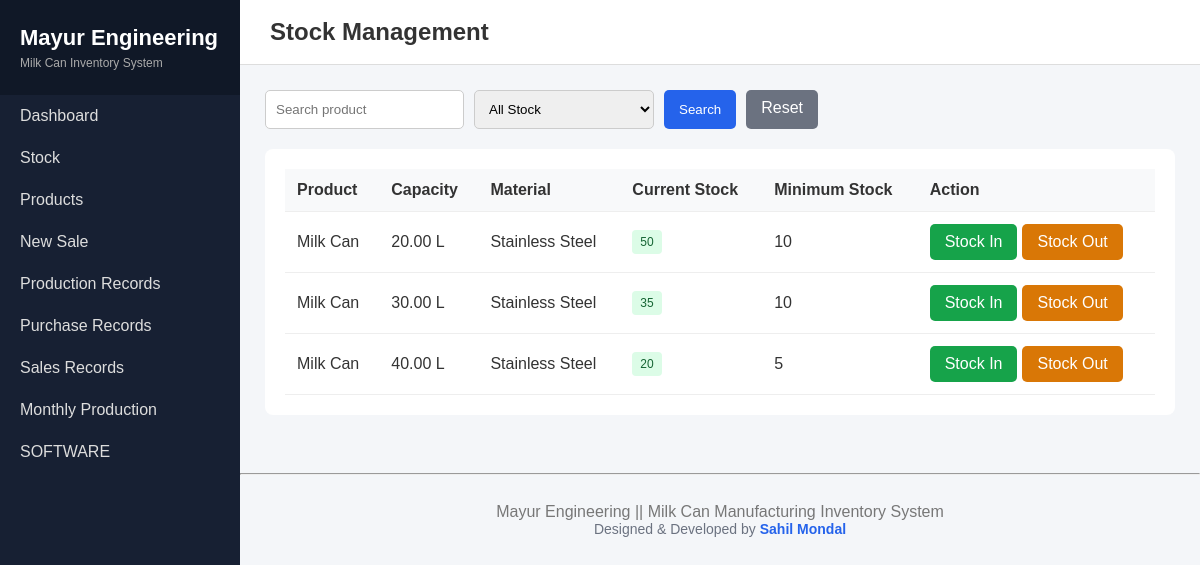
Page /milk-can-inventory/stock/index.php on the committed database.
### tables this page shows
CREATE TABLE products (
    id INT UNSIGNED AUTO_INCREMENT PRIMARY KEY,
    product_name VARCHAR(100) NOT NULL,
    capacity DECIMAL(10,2) NOT NULL,
    material VARCHAR(50) NOT NULL,
    price DECIMAL(10,2) NOT NULL DEFAULT 0.00,
    stock_quantity INT NOT NULL DEFAULT 0,
    minimum_stock INT NOT NULL DEFAULT 5,
    status TINYINT(1) NOT NULL DEFAULT 1,
    created_at TIMESTAMP DEFAULT CURRENT_TIMESTAMP,
    updated_at TIMESTAMP DEFAULT CURRENT_TIMESTAMP
        ON UPDATE CURRENT_TIMESTAMP
);

### milk-can-inventory/stock/index.php (the view, shortened to what this page needs)
<?php
require_once '../config/database.php';
$search = trim($_GET['search'] ?? '');
$sql = "
    SELECT *
    FROM products
    WHERE status = 1
";
$params = [];
$sql .= " ORDER BY capacity ASC";
$stmt = $pdo->prepare($sql);
$stmt->execute($params);
$products = $stmt->fetchAll();
include '../includes/header.php';
?>
<form class="search-form" method="GET">
    <input
        type="text"
        name="search"
        class="form-control"
        placeholder="Search product"
        value="<?= htmlspecialchars($search) ?>"
    >
    <select name="stock_status" class="form-control">
        <option value="">All Stock</option>
    </select>
    <button class="btn">
        Search
    </button>
    <a href="index.php" class="btn btn-secondary">
        Reset
    </a>
</form>
<div class="table-box">
<table>
<tr>
    <th>Product</th>
    <th>Capacity</th>
    <th>Material</th>
    <th>Current Stock</th>
    <th>Minimum Stock</th>
    <th>Action</th>
</tr>
<?php foreach ($products as $product): ?>
<tr>
    <td><?= htmlspecialchars($product['product_name']) ?></td>
    <td><?= $product['capacity'] ?> L</td>
    <td><?= htmlspecialchars($product['material']) ?></td>
    <td>
        <?php if ($product['stock_quantity'] == 0): ?>
            <span class="badge badge-danger">
                Out of Stock
            </span>
        <?php elseif ($product['stock_quantity'] <= $product['minimum_stock']): ?>
            <span class="badge badge-danger">
                <?= $product['stock_quantity'] ?>
            </span>
        <?php else: ?>
            <span class="badge badge-success">
                <?= $product['stock_quantity'] ?>
            </span>
        <?php endif; ?>
    </td>
    <td><?= $product['minimum_stock'] ?></td>
    <td>
        <div class="actions">
            <a
                href="stock_in.php?id=<?= $product['id'] ?>"
                class="btn btn-success"
            >
                Stock In
            </a>
            <a
                href="stock_out.php?id=<?= $product['id'] ?>"
                class="btn btn-warning"
            >
                Stock Out
            </a>
        </div>
    </td>
</tr>
<?php endforeach; ?>
</table>
</div>
<?php include '../includes/footer.php'; ?>

### milk-can-inventory/assets/css/style.css (style rules this page uses)
* { box-sizing: border-box; }
body { margin: 0; font-family: Arial, sans-serif; background: #f4f6f9; color: #333; }
.table-box { background: white; padding: 20px; border-radius: 8px; margin-bottom: 25px; overflow-x: auto; }
table { width: 100%; border-collapse: collapse; }
th, td { padding: 12px; border-bottom: 1px solid #eee; text-align: left; }
th { background: #f8f9fa; }
.form-control { width: 100%; padding: 10px; border: 1px solid #ccc; border-radius: 5px; }
.btn { display: inline-block; padding: 9px 15px; border: none; border-radius: 5px; text-decoration: none; cursor: pointer; color: white; background: #2563eb; }
.btn-success { background: #16a34a; }
.btn-warning { background: #d97706; }
.btn-secondary { background: #6b7280; }
.actions { display: flex; gap: 5px; flex-wrap: wrap; }
.badge { display: inline-block; padding: 5px 8px; border-radius: 4px; font-size: 12px; }
.badge-success { background: #dcfce7; color: #166534; }
.search-form { display: flex; gap: 10px; flex-wrap: wrap; margin-bottom: 20px; }
.search-form .form-control { width: auto; min-width: 180px; }

### rows in the picture
products: product_name "Milk Can", capacity "20.00", material "Stainless Steel", stock_quantity "50", minimum_stock "10"
products: product_name "Milk Can", capacity "30.00", material "Stainless Steel", stock_quantity "35", minimum_stock "10"
products: product_name "Milk Can", capacity "40.00", material "Stainless Steel", stock_quantity "20", minimum_stock "5"

### other values in the picture
$pageTitle "Stock Management"
